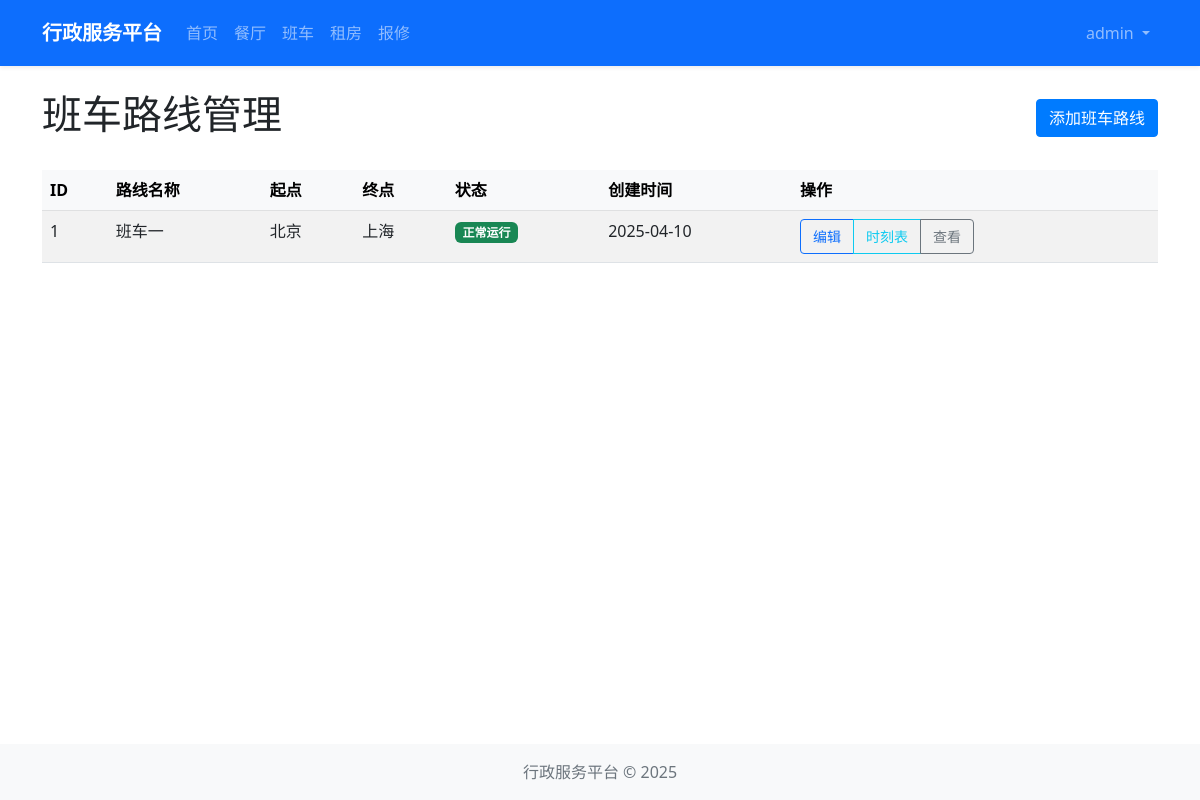
Screenshot of /shuttle/admin (signed in) with the database file from the repository.
### models/user.py (models this page shows, shortened)
class User(UserMixin, db.Model):
    __tablename__ = 'users'
    id = db.Column(db.Integer, primary_key=True)
    username = db.Column(db.String(64), unique=True, nullable=False)
    email = db.Column(db.String(120), unique=True, nullable=False)
    password_hash = db.Column(db.String(128))
    role = db.Column(db.String(20), default='user')  # 'admin' or 'user'
    created_at = db.Column(db.DateTime, default=datetime.utcnow)
    def is_admin(self):
        return self.role == 'admin'

### models/shuttle.py (models this page shows, shortened)
class ShuttleRoute(db.Model):
    __tablename__ = 'shuttle_routes'
    id = db.Column(db.Integer, primary_key=True)
    name = db.Column(db.String(100), nullable=False)
    start_location = db.Column(db.String(200), nullable=False)
    end_location = db.Column(db.String(200), nullable=False)
    stops = db.Column(db.Text)  # 存储中间站点，以逗号分隔
    description = db.Column(db.Text)
    status = db.Column(db.String(20), default='active')  # active, inactive
    created_at = db.Column(db.DateTime, default=datetime.utcnow)
    schedules = db.relationship('ShuttleSchedule', backref='route', lazy=True, cascade='all, delete-orphan')

### routes/shuttle.py (the view)
@shuttle_bp.route('/admin')
@login_required
def admin():
    if not current_user.is_admin():
        abort(403)
    routes = ShuttleRoute.query.all()
    return render_template('shuttle/admin/index.html', routes=routes)

### extensions.py (called while the page is built)
def init_extensions(app):
    db.init_app(app)
    login_manager.init_app(app)
    csrf.init_app(app)
    login_manager.login_view = 'auth.login'
    from models.user import User
    @login_manager.user_loader
    def load_user(user_id):
        return User.query.get(int(user_id))

### templates/shuttle/admin/index.html (shortened to what this page needs)
{% extends "layout.html" %}
{% block content %}
<div class="row">
    <div class="col-12">
        <div class="d-flex justify-content-between align-items-center mb-4">
            <h1>班车路线管理</h1>
            <a href="{{ url_for('shuttle.add_route') }}" class="btn btn-primary">添加班车路线</a>
        </div>
        {% if routes %}
            <div class="table-responsive">
                <table class="table table-striped table-hover">
                    <thead class="table-light">
                        <tr>
                            <th>ID</th>
                            <th>路线名称</th>
                            <th>起点</th>
                            <th>终点</th>
                            <th>状态</th>
                            <th>创建时间</th>
                            <th>操作</th>
                        </tr>
                    </thead>
                    <tbody>
                        {% for route in routes %}
                            <tr>
                                <td>{{ route.id }}</td>
                                <td>{{ route.name }}</td>
                                <td>{{ route.start_location }}</td>
                                <td>{{ route.end_location }}</td>
                                <td>
                                    {% if route.status == 'active' %}
                                        <span class="badge bg-success">正常运行</span>
                                    {% elif route.status == 'inactive' %}
                                        <span class="badge bg-danger">已停运</span>
                                    {% else %}
                                        <span class="badge bg-secondary">{{ route.status }}</span>
                                    {% endif %}
                                </td>
                                <td>{{ route.created_at.strftime('%Y-%m-%d') }}</td>
                                <td>
                                    <div class="btn-group btn-group-sm" role="group">
                                        <a href="{{ url_for('shuttle.edit_route', id=route.id) }}" class="btn btn-outline-primary">编辑</a>
                                        <a href="{{ url_for('shuttle.manage_schedule', route_id=route.id) }}" class="btn btn-outline-info">时刻表</a>
                                        <a href="{{ url_for('shuttle.route_detail', id=route.id) }}" class="btn btn-outline-secondary">查看</a>
                                    </div>
                                </td>
                            </tr>
                        {% endfor %}
                    </tbody>
                </table>
            </div>
        {% else %}
            <div class="alert alert-info">
                暂无班车路线数据。请点击"添加班车路线"按钮创建第一条路线。
            </div>
        {% endif %}
    </div>
</div>
{% endblock %}

### templates/layout.html (shortened to what this page needs)
<!DOCTYPE html>
<html lang="zh-CN">
<head>
    <link href="https://cdn.jsdelivr.net/npm/bootstrap@5.2.3/dist/css/bootstrap.min.css" rel="stylesheet">
    <link rel="stylesheet" href="{{ url_for('static', filename='css/style.css') }}">
</head>
<body>
    <nav class="navbar navbar-expand-lg navbar-dark bg-primary">
        <div class="container">
            <a class="navbar-brand" href="{{ url_for('main.index') }}">行政服务平台</a>
            <div class="collapse navbar-collapse" id="navbarSupportedContent">
                <ul class="navbar-nav me-auto mb-2 mb-lg-0">
                    <li class="nav-item">
                        <a class="nav-link" href="{{ url_for('main.index') }}">首页</a>
                    </li>
                    <li class="nav-item">
                        <a class="nav-link" href="{{ url_for('restaurant.index') }}">餐厅</a>
                    </li>
                    <li class="nav-item">
                        <a class="nav-link" href="{{ url_for('shuttle.index') }}">班车</a>
                    </li>
                    <li class="nav-item">
                        <a class="nav-link" href="{{ url_for('housing.index') }}">租房</a>
                    </li>
                    <li class="nav-item">
                        <a class="nav-link" href="{{ url_for('repair.index') }}">报修</a>
                    </li>
                </ul>
                <ul class="navbar-nav ms-auto">
                    {% if current_user.is_authenticated %}
                        <li class="nav-item dropdown">
                            <a class="nav-link dropdown-toggle" href="#" id="navbarDropdown" role="button" data-bs-toggle="dropdown" aria-expanded="false">
                                {{ current_user.username }}
                            </a>
                        </li>
                    {% endif %}
                </ul>
            </div>
        </div>
    </nav>
    <main class="container mt-4 mb-4">
        {% block content %}{% endblock %}
    </main>
    <footer class="footer bg-light py-3 mt-auto">
        <div class="container text-center">
            <span class="text-muted">行政服务平台 &copy; {{ now.year }}</span>
        </div>
    </footer>
</body>
</html>

### static/css/style.css (style rules this page uses)
body { display: flex; flex-direction: column; min-height: 100vh; }
main { flex: 1; }
.footer { margin-top: auto; }
.btn { border-radius: 0.25rem; padding: 0.375rem 0.75rem; font-weight: 500; }
.btn-primary { background-color: #007bff; border-color: #007bff; }
.navbar { padding: 0.8rem 1rem; box-shadow: 0 0.125rem 0.25rem rgba(0, 0, 0, 0.075); }
.navbar-brand { font-weight: 600; font-size: 1.25rem; }
.table { margin-bottom: 0; }
.table th { font-weight: 600; background-color: #f8f9fa; }

### rows the page displays
User: username "admin"
ShuttleRoute: id "1", name "班车一", start_location "北京", end_location "上海", status "正常运行", created_at "2025-04-10"
